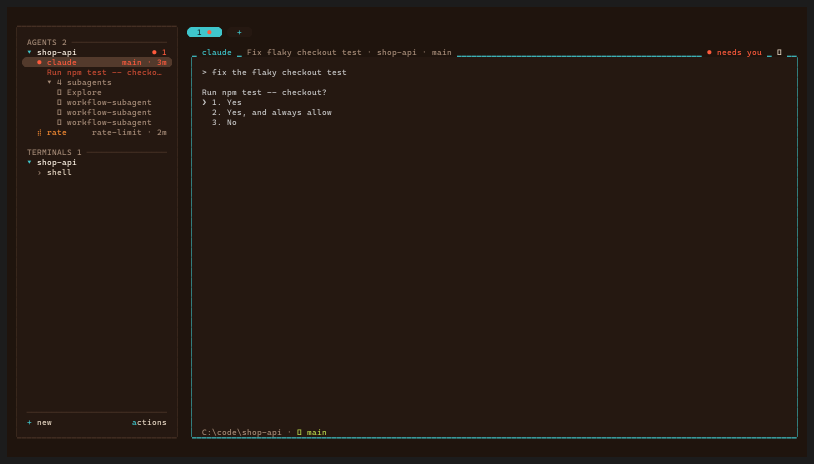
#> input picture docs/media/02-main.png, 1628 x 928 px, found by its file name (shown at 1/2 size)
$ python render-screens.py 01-splash.png out.png
#> lines starting #> are read from the running program, lines starting #| are printed output that depends on the picture; pictures that were not available may be replaced by others from this repository, and a replacement may not be noted
import json, sys, os
from PIL import Image, ImageDraw, ImageFont

SRC = sys.argv[1]
OUT = sys.argv[2]
FONT = "C:/Windows/Fonts/CascadiaMono.ttf"
CW, CH, PAD = 10, 20, 14
font = ImageFont.truetype(FONT, 16)
bold = font
DEFAULT_BG = (28, 28, 28)
DEFAULT_FG = (200, 200, 200)


def rgb(h, default):
    if not h:
        return default
    return tuple(int(h[i:i + 2], 16) for i in (1, 3, 5))


os.makedirs(OUT, exist_ok=True)
for name in sorted(os.listdir(SRC)):
    if not name.endswith(".json"):
        continue
    rows = json.load(open(os.path.join(SRC, name), encoding="utf-8"))
    h, w = len(rows), len(rows[0])
    img = Image.new("RGB", (w * CW + 2 * PAD, h * CH + 2 * PAD), DEFAULT_BG)
    d = ImageDraw.Draw(img)
    for y, row in enumerate(rows):
        for x, (sym, fg, bg, b) in enumerate(row):
            px, py = PAD + x * CW, PAD + y * CH
            bgc = rgb(bg, DEFAULT_BG)
            if bgc != DEFAULT_BG:
                d.rectangle([px, py, px + CW - 1, py + CH - 1], fill=bgc)
            if sym.strip() == "":
                continue
            f = bold if b else font
            # Powerline caps are drawn as the pill ends they stand for, not as glyphs.
            if sym in ("\ue0b6", "\ue0b4"):
                fill = rgb(fg, DEFAULT_FG)
                r = CW
                if sym == "\ue0b6":
                    d.pieslice([px, py, px + 2 * r, py + CH], 90, 270, fill=fill)
                else:
                    d.pieslice([px - r, py, px + r, py + CH], 270, 90, fill=fill)
                continue
            d.text((px, py + 1), sym, font=f, fill=rgb(fg, DEFAULT_FG), stroke_width=0, )
    img.save(os.path.join(OUT, name.replace(".json", ".png")), optimize=True)
    print("wrote", name.replace(".json", ".png"), img.size)

names = ["02-main.png", "05-split.png", "03-go-to.png", "04-palette.png", "06-keys.png", "07-settings.png"]
frames = [Image.open(os.path.join(OUT, name)) for name in names]
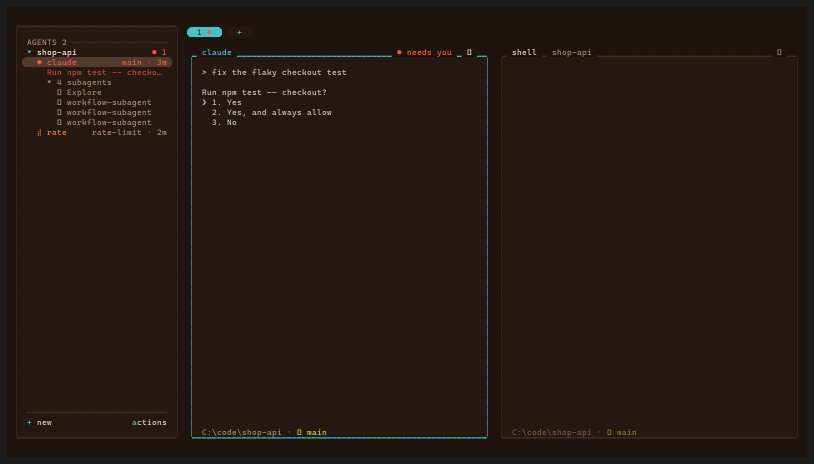
#> input picture docs/media/05-split.png, 1628 x 928 px, found by its file name (shown at 1/2 size)
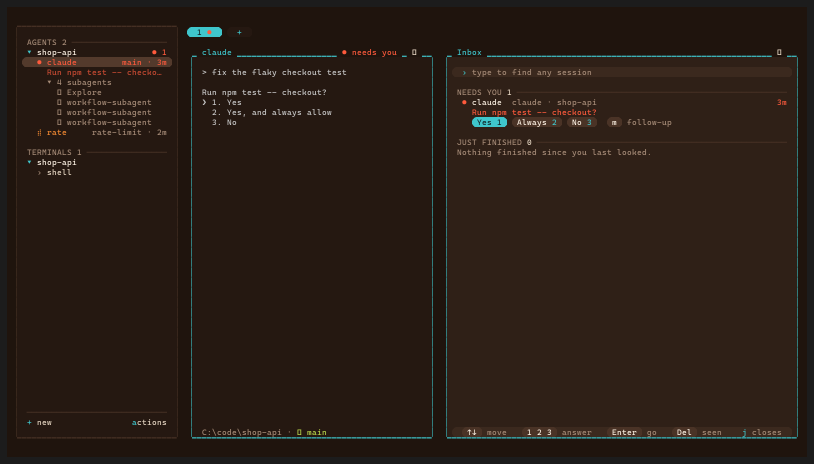
#> input picture docs/media/03-go-to.png, 1628 x 928 px, found by its file name (shown at 1/2 size)
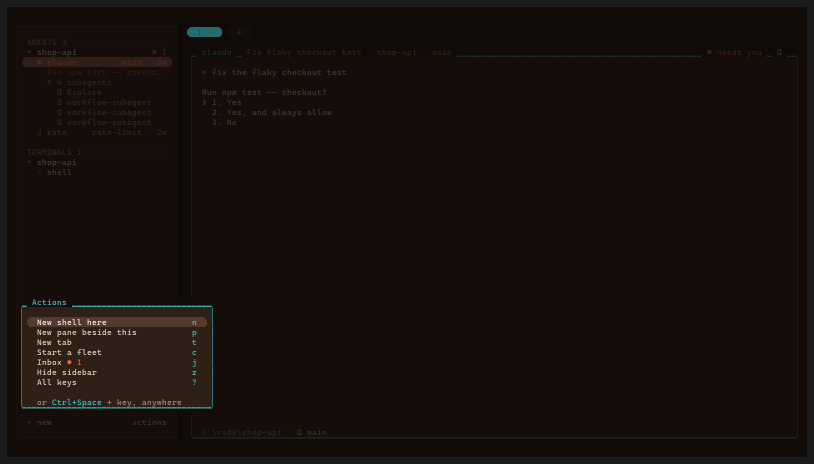
#> input picture docs/media/04-palette.png, 1628 x 928 px, found by its file name (shown at 1/2 size)
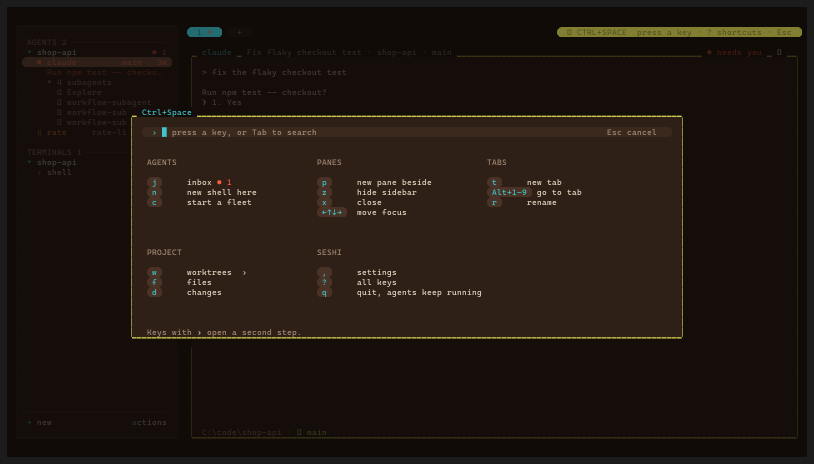
#> input picture docs/media/06-keys.png, 1628 x 928 px, found by its file name (shown at 1/2 size)
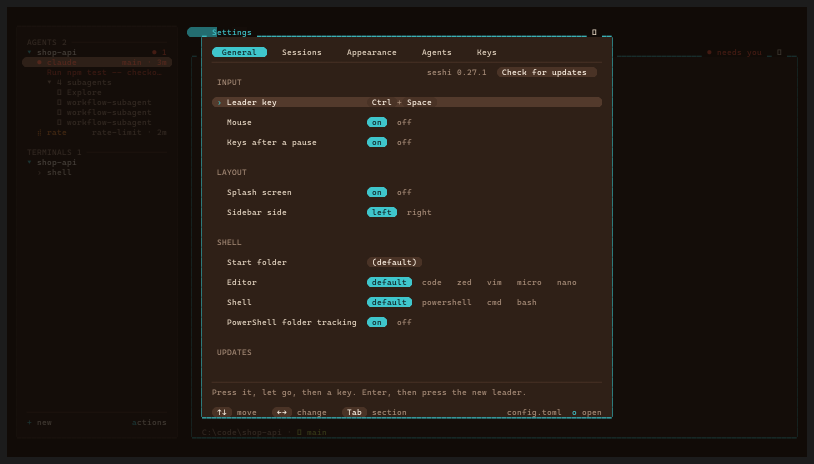
#> input picture docs/media/07-settings.png, 1628 x 928 px, found by its file name (shown at 1/2 size)
frames[0].save(
    os.path.join(OUT, "demo.gif"),
    save_all=True,
    append_images=frames[1:],
    duration=[2200, 2000, 2200, 1800, 2000, 2200],
    loop=0,
    optimize=True,
)
print("wrote demo.gif from synthetic TestBackend frames")
